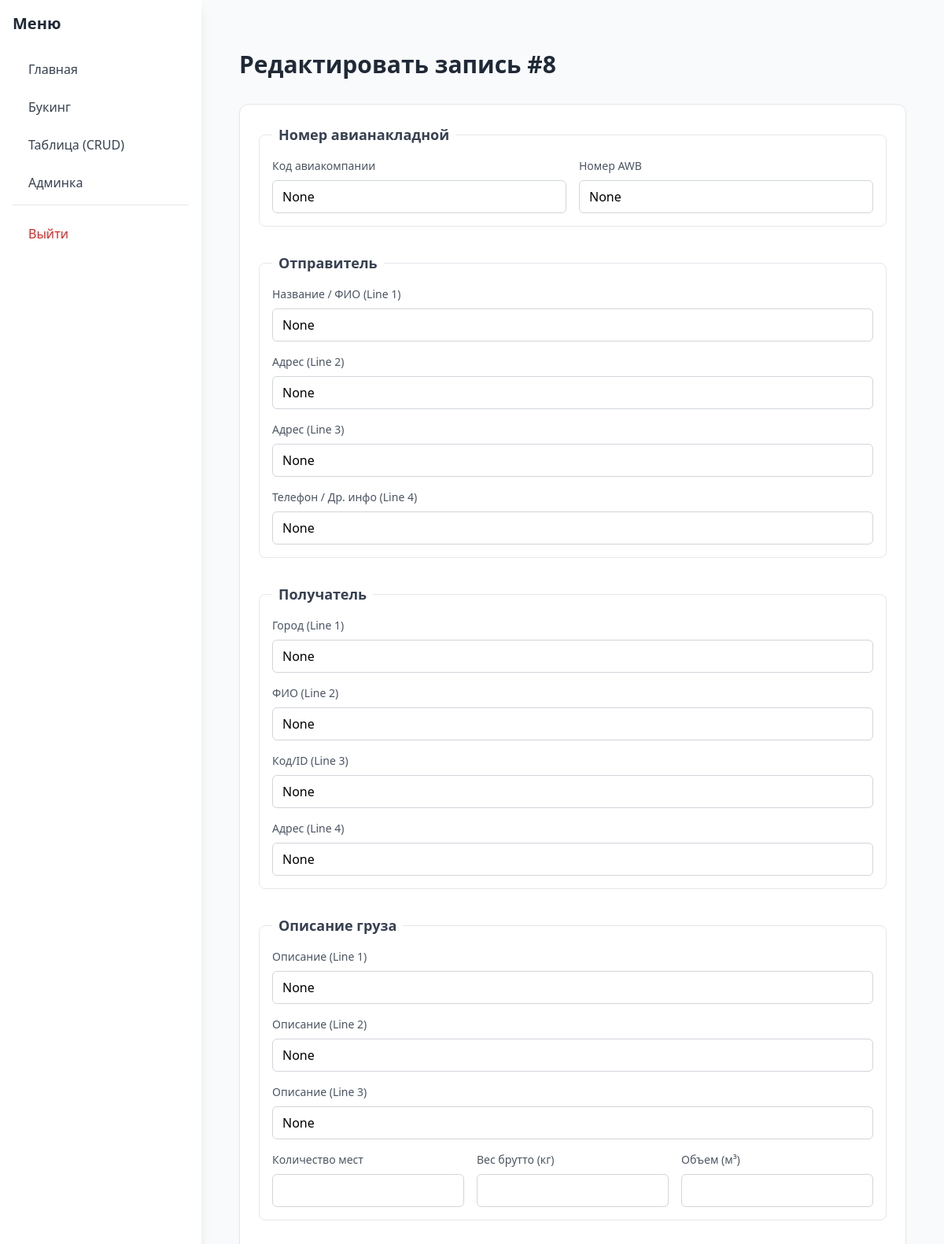
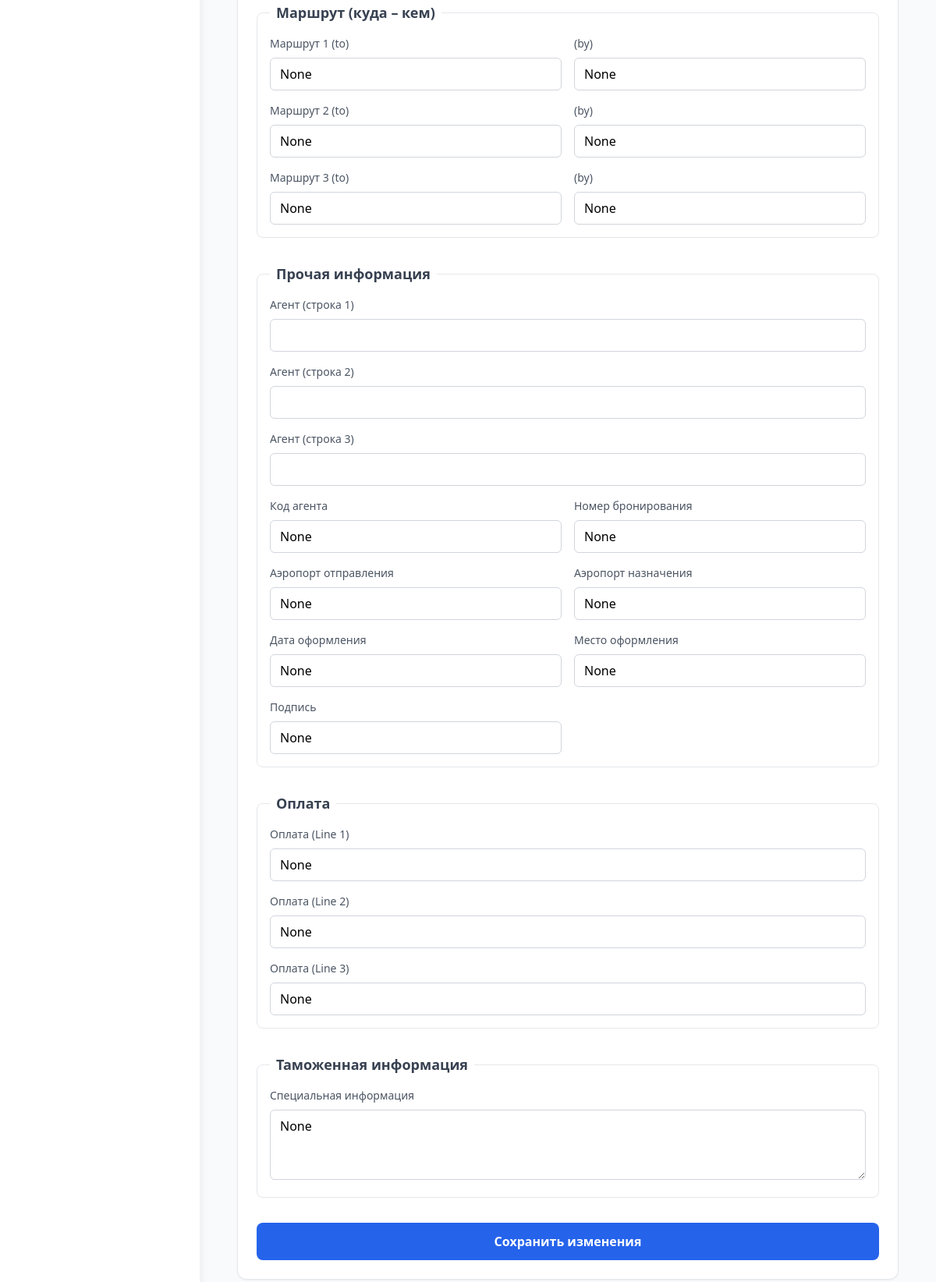
Screenshot of /table/edit/8 (signed in) with the database file from the repository (2 pictures, top to bottom).
### app/models.py (models this page shows)
class Cargo(db.Model):
    __tablename__ = 'cargo'
    id = db.Column(db.Integer, primary_key=True)
    airline_code = db.Column(db.String(10), nullable=True)   # Код авиакомпании (IATA-префикс)
    awb_number = db.Column(db.String(20), nullable=True)     # Номер авианакладной
    shipper_line1 = db.Column(db.String(200), nullable=True)
    shipper_line2 = db.Column(db.String(200), nullable=True)
    shipper_line3 = db.Column(db.String(200), nullable=True)
    shipper_line4 = db.Column(db.String(200), nullable=True)
    recipient_line1 = db.Column(db.String(200), nullable=True)
    recipient_line2 = db.Column(db.String(200), nullable=True)
    recipient_line3 = db.Column(db.String(200), nullable=True)
    recipient_line4 = db.Column(db.String(200), nullable=True)
    cargo_description_line1 = db.Column(db.String(300), nullable=True)
    cargo_description_line2 = db.Column(db.String(300), nullable=True)
    cargo_description_line3 = db.Column(db.String(300), nullable=True)
    route1_to = db.Column(db.String(100), nullable=True)
    route1_by = db.Column(db.String(100), nullable=True)
    route2_to = db.Column(db.String(100), nullable=True)
    route2_by = db.Column(db.String(100), nullable=True)
    route3_to = db.Column(db.String(100), nullable=True)
    route3_by = db.Column(db.String(100), nullable=True)
    agent_line1 = db.Column(db.String(200), nullable=True)
    agent_line2 = db.Column(db.String(200), nullable=True)
    agent_line3 = db.Column(db.String(200), nullable=True)
    agent_code = db.Column(db.String(50), nullable=True)
    airport_departure = db.Column(db.Text, nullable=True)
    airport_arrival = db.Column(db.Text, nullable=True)
    booking = db.Column(db.String(50), nullable=True)
    places_count = db.Column(db.Integer, nullable=True)
    weight_brutto = db.Column(db.Float, nullable=True)
    volume = db.Column(db.Float, nullable=True)
    date_issued = db.Column(db.String(50), nullable=True)
    place_issued = db.Column(db.String(100), nullable=True)
    signature = db.Column(db.String(100), nullable=True)
    payment_line1 = db.Column(db.String(200), nullable=True)
    payment_line2 = db.Column(db.String(200), nullable=True)
    payment_line3 = db.Column(db.String(200), nullable=True)
    special_customs_info = db.Column(db.Text, nullable=True)

### app/table/routes.py (the view, shortened to what this page needs)
@table_bp.route('/edit/<int:cargo_id>', methods=['GET', 'POST'])
def edit(cargo_id):
    cargo = Cargo.query.get_or_404(cargo_id)
    return render_template('table/edit.html', cargo=cargo)

### app/models.py (called while the page is built)
@login_manager.user_loader
def load_user(user_id):
    return User.query.get(int(user_id))

    def is_admin(self):
        return self.access_level >= 1

### app/table/routes.py (called while the page is built)
@table_bp.before_request
@login_required
def check_admin():
    if not current_user.is_admin():
        return "Доступ запрещён: требуется уровень администратора.", 403

### templates/table/edit.html (shortened to what this page needs)
{% extends "base.html" %}
{% block content %}
<div class="container mx-auto px-4 py-8 max-w-4xl">
    <h1 class="text-3xl font-bold text-gray-800 mb-8">Редактировать запись #{{ cargo.id }}</h1>
    <form method="POST" class="bg-white rounded-xl shadow-sm border border-gray-200 p-6">
        <fieldset class="mb-8 p-4 border border-gray-200 rounded-lg">
            <legend class="px-2 text-lg font-semibold text-gray-700">Номер авианакладной</legend>
            <div class="grid grid-cols-1 md:grid-cols-2 gap-4">
                <div class="space-y-2">
                    <label class="block text-sm font-medium text-gray-600">Код авиакомпании</label>
                    <input type="text" name="airline_code" value="{{ cargo.airline_code }}"
                        class="w-full px-3 py-2 border border-gray-300 rounded-md focus:ring-2 focus:ring-blue-300">
                </div>
                <div class="space-y-2">
                    <label class="block text-sm font-medium text-gray-600">Номер AWB</label>
                    <input type="text" name="awb_number" value="{{ cargo.awb_number }}"
                        class="w-full px-3 py-2 border border-gray-300 rounded-md focus:ring-2 focus:ring-blue-300">
                </div>
            </div>
        </fieldset>
        <fieldset class="mb-8 p-4 border border-gray-200 rounded-lg">
            <legend class="px-2 text-lg font-semibold text-gray-700">Отправитель</legend>
            <div class="space-y-4">
                {% for i in range(1,5) %}
                <div class="space-y-2">
                    <label class="block text-sm font-medium text-gray-600">
                        {{ ['Название / ФИО', 'Адрес', 'Адрес', 'Телефон / Др. инфо'][i-1] }} (Line {{ i }})
                    </label>
                    <input type="text" name="shipper_line{{ i }}" value="{{ cargo['shipper_line' ~ i] }}"
                        class="w-full px-3 py-2 border border-gray-300 rounded-md focus:ring-2 focus:ring-blue-300">
                </div>
                {% endfor %}
            </div>
        </fieldset>
        <fieldset class="mb-8 p-4 border border-gray-200 rounded-lg">
            <legend class="px-2 text-lg font-semibold text-gray-700">Получатель</legend>
            <div class="space-y-4">
                {% for i in range(1,5) %}
                <div class="space-y-2">
                    <label class="block text-sm font-medium text-gray-600">
                        {{ ['Город', 'ФИО', 'Код/ID', 'Адрес'][i-1] }} (Line {{ i }})
                    </label>
                    <input type="text" name="recipient_line{{ i }}" value="{{ cargo['recipient_line' ~ i] }}"
                        class="w-full px-3 py-2 border border-gray-300 rounded-md focus:ring-2 focus:ring-blue-300">
                </div>
                {% endfor %}
            </div>
        </fieldset>
        <fieldset class="mb-8 p-4 border border-gray-200 rounded-lg">
            <legend class="px-2 text-lg font-semibold text-gray-700">Описание груза</legend>
            <div class="space-y-4">
                {% for i in range(1,4) %}
                <div class="space-y-2">
                    <label class="block text-sm font-medium text-gray-600">Описание (Line {{ i }})</label>
                    <input type="text" name="cargo_description_line{{ i }}"
                        value="{{ cargo['cargo_description_line' ~ i] }}"
                        class="w-full px-3 py-2 border border-gray-300 rounded-md focus:ring-2 focus:ring-blue-300">
                </div>
                {% endfor %}
                <div class="grid grid-cols-1 md:grid-cols-3 gap-4">
                    <div class="space-y-2">
                        <label class="block text-sm font-medium text-gray-600">Количество мест</label>
                        <input type="number" name="places_count" value="{{ cargo.places_count }}"
                            class="w-full px-3 py-2 border border-gray-300 rounded-md focus:ring-2 focus:ring-blue-300">
                    </div>
                    <div class="space-y-2">
                        <label class="block text-sm font-medium text-gray-600">Вес брутто (кг)</label>
                        <input type="number" step="0.01" name="weight_brutto" value="{{ cargo.weight_brutto }}"
                            class="w-full px-3 py-2 border border-gray-300 rounded-md focus:ring-2 focus:ring-blue-300">
                    </div>
                    <div class="space-y-2">
                        <label class="block text-sm font-medium text-gray-600">Объем (м³)</label>
                        <input type="number" step="0.01" name="volume" value="{{ cargo.volume }}"
                            class="w-full px-3 py-2 border border-gray-300 rounded-md focus:ring-2 focus:ring-blue-300">
                    </div>
                </div>
            </div>
        </fieldset>
        <fieldset class="mb-8 p-4 border border-gray-200 rounded-lg">
            <legend class="px-2 text-lg font-semibold text-gray-700">Маршрут (куда – кем)</legend>
            <div class="space-y-4">
                {% for i in range(1,4) %}
                <div class="grid grid-cols-1 md:grid-cols-2 gap-4">
                    <div class="space-y-2">
                        <label class="block text-sm font-medium text-gray-600">Маршрут {{ i }} (to)</label>
                        <input type="text" name="route{{ i }}_to" value="{{ cargo['route' ~ i ~ '_to'] }}"
                            class="w-full px-3 py-2 border border-gray-300 rounded-md focus:ring-2 focus:ring-blue-300">
                    </div>
                    <div class="space-y-2">
                        <label class="block text-sm font-medium text-gray-600">(by)</label>
                        <input type="text" name="route{{ i }}_by" value="{{ cargo['route' ~ i ~ '_by'] }}"
                            class="w-full px-3 py-2 border border-gray-300 rounded-md focus:ring-2 focus:ring-blue-300">
                    </div>
                </div>
                {% endfor %}
            </div>
        </fieldset>
        <fieldset class="mb-8 p-4 border border-gray-200 rounded-lg">
            <legend class="px-2 text-lg font-semibold text-gray-700">Прочая информация</legend>
            <div class="space-y-4">
                <div class="space-y-2">
                    <label class="block text-sm font-medium text-gray-600">Агент (строка 1)</label>
                    <input type="text" name="agent_line1" value="{{ cargo.agent_line1 or '' }}"
                        class="w-full px-3 py-2 border border-gray-300 rounded-md focus:ring-2 focus:ring-blue-300">
                </div>
                <div class="space-y-2">
                    <label class="block text-sm font-medium text-gray-600">Агент (строка 2)</label>
                    <input type="text" name="agent_line2" value="{{ cargo.agent_line2 or '' }}"
                        class="w-full px-3 py-2 border border-gray-300 rounded-md focus:ring-2 focus:ring-blue-300">
                </div>
                <div class="space-y-2">
                    <label class="block text-sm font-medium text-gray-600">Агент (строка 3)</label>
                    <input type="text" name="agent_line3" value="{{ cargo.agent_line3 or '' }}"
                        class="w-full px-3 py-2 border border-gray-300 rounded-md focus:ring-2 focus:ring-blue-300">
                </div>
                <div class="grid grid-cols-1 md:grid-cols-2 gap-4">
                    <div class="space-y-2">
                        <label class="block text-sm font-medium text-gray-600">Код агента</label>
                        <input type="text" name="agent_code" value="{{ cargo.agent_code }}"
                            class="w-full px-3 py-2 border border-gray-300 rounded-md focus:ring-2 focus:ring-blue-300">
                    </div>
                    <div class="space-y-2">
                        <label class="block text-sm font-medium text-gray-600">Номер бронирования</label>
                        <input type="text" name="booking" value="{{ cargo.booking }}"
                            class="w-full px-3 py-2 border border-gray-300 rounded-md focus:ring-2 focus:ring-blue-300">
                    </div>
                    <div class="space-y-2">
                        <label class="block text-sm font-medium text-gray-600">Аэропорт отправления</label>
                        <input type="text" name="airport_departure" value="{{ cargo.airport_departure }}"
                            class="w-full px-3 py-2 border border-gray-300 rounded-md focus:ring-2 focus:ring-blue-300">
                    </div>
                    <div class="space-y-2">
                        <label class="block text-sm font-medium text-gray-600">Аэропорт назначения</label>
                        <input type="text" name="airport_arrival" value="{{ cargo.airport_arrival }}"
                            class="w-full px-3 py-2 border border-gray-300 rounded-md focus:ring-2 focus:ring-blue-300">
                    </div>
                    <div class="space-y-2">
                        <label class="block text-sm font-medium text-gray-600">Дата оформления</label>
                        <input type="text" name="date_issued" value="{{ cargo.date_issued }}"
                            class="w-full px-3 py-2 border border-gray-300 rounded-md focus:ring-2 focus:ring-blue-300">
                    </div>
                    <div class="space-y-2">
                        <label class="block text-sm font-medium text-gray-600">Место оформления</label>
                        <input type="text" name="place_issued" value="{{ cargo.place_issued }}"
                            class="w-full px-3 py-2 border border-gray-300 rounded-md focus:ring-2 focus:ring-blue-300">
                    </div>
                    <div class="space-y-2">
                        <label class="block text-sm font-medium text-gray-600">Подпись</label>
                        <input type="text" name="signature" value="{{ cargo.signature }}"
                            class="w-full px-3 py-2 border border-gray-300 rounded-md focus:ring-2 focus:ring-blue-300">
                    </div>
                </div>
            </div>
        </fieldset>
        <fieldset class="mb-8 p-4 border border-gray-200 rounded-lg">
            <legend class="px-2 text-lg font-semibold text-gray-700">Оплата</legend>
            <div class="space-y-4">
                {% for i in range(1,4) %}
                <div class="space-y-2">
                    <label class="block text-sm font-medium text-gray-600">Оплата (Line {{ i }})</label>
                    <input type="text" name="payment_line{{ i }}" value="{{ cargo['payment_line' ~ i] }}"
                        class="w-full px-3 py-2 border border-gray-300 rounded-md focus:ring-2 focus:ring-blue-300">
                </div>
                {% endfor %}
            </div>
        </fieldset>
        <fieldset class="mb-8 p-4 border border-gray-200 rounded-lg">
            <legend class="px-2 text-lg font-semibold text-gray-700">Таможенная информация</legend>
            <div class="space-y-2">
                <label class="block text-sm font-medium text-gray-600">Специальная информация</label>
                <textarea name="special_customs_info" rows="3"
                    class="w-full px-3 py-2 border border-gray-300 rounded-md focus:ring-2 focus:ring-blue-300">{{ cargo.special_customs_info }}</textarea>
            </div>
        </fieldset>
        <div class="mt-8">
            <button type="submit"
                class="w-full bg-blue-600 text-white px-6 py-3 rounded-lg hover:bg-blue-700 transition-colors font-semibold">
                Сохранить изменения
            </button>
        </div>
    </form>
</div>
{% endblock %}

### rows the page displays
Cargo: id "8", airline_code "None", awb_number "None", shipper_line1 "None" "None" "None" "None", recipient_line1 "None" "None" "None" "None", cargo_description_line1 "None" "None" "None", route1_to "None" "None" "None", route1_by "None" "None" "None", agent_code "None", booking "None", airport_departure "None", airport_arrival "None", date_issued "None", place_issued "None", signature "None", payment_line1 "None" "None" "None", special_customs_info "None"

### other values shown
{{ ['Название / ФИО', 'Адрес', 'Адрес', 'Телефон / Др. инфо'][i-1] }} "Название / ФИО" "Адрес" "Адрес" "Телефон / Др. инфо"
{{ i }} "1" "2" "3" "4"
{{ ['Город', 'ФИО', 'Код/ID', 'Адрес'][i-1] }} "Город" "ФИО" "Код/ID" "Адрес"
{{ i }} "1" "2" "3"
